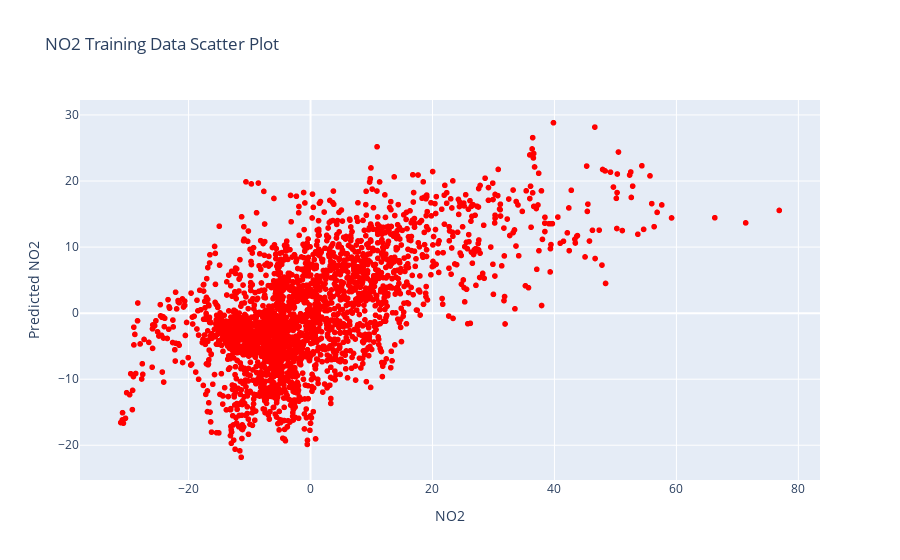

Here is the notebook cell this chart was saved with:
### Code cell
#NO2: Making predictions using training data and plotting for training data
y_pred_trainNO2 =lr.predict(X_trainNO2)
y_pred_trainNO2 = pd.DataFrame(y_pred_trainNO2, columns = ['Predicted NO2'])
training_pred_vs_gtNO2 = pd.concat([y_pred_trainNO2, y_trainNO2], axis = 1)
fig = px.scatter(training_pred_vs_gtNO2, x="NO2", y="Predicted NO2",color_discrete_sequence = ['red'], 
                 title = 'NO2 Training Data Scatter Plot')
fig.show()

### Figure 1 — Plotly figure (JSON) as saved in the notebook; plotly's stock layout.template omitted (floating-point values rounded to 4 significant figures; data arrays with more than 128 entries replaced by an {"elided": "..."} marker saying what was removed)
{"data": [{"hovertemplate": "NO2=%{x}<br>Predicted NO2=%{y}<extra></extra>", "legendgroup": "", "marker": {"color": "red", "symbol": "circle"}, "mode": "markers", "name": "", "showlegend": false, "type": "scattergl", "x": {"elided": "2618 float values"}, "xaxis": "x", "y": {"elided": "2618 float values"}, "yaxis": "y"}], "layout": {"legend": {"tracegroupgap": 0}, "title": {"text": "NO2 Training Data Scatter Plot"}, "xaxis": {"anchor": "y", "domain": [0, 1], "title": {"text": "NO2"}}, "yaxis": {"anchor": "x", "domain": [0, 1], "title": {"text": "Predicted NO2"}}}}
